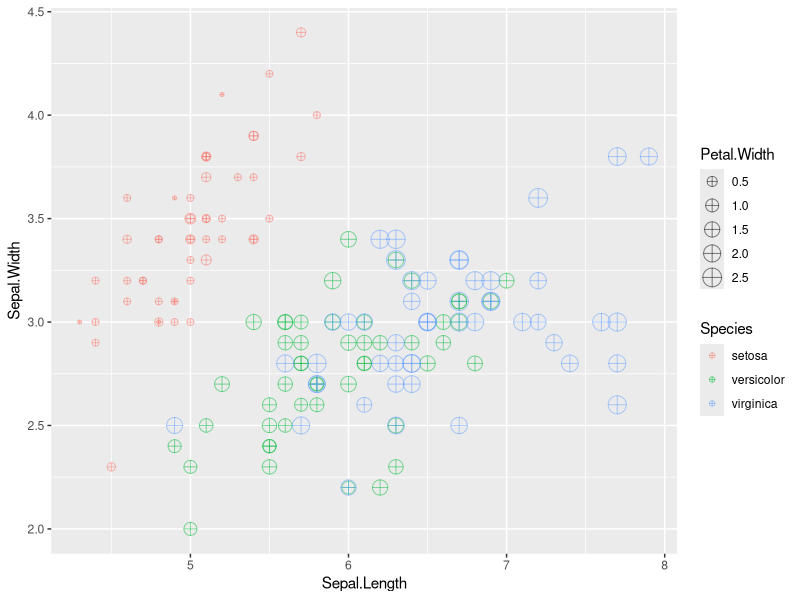
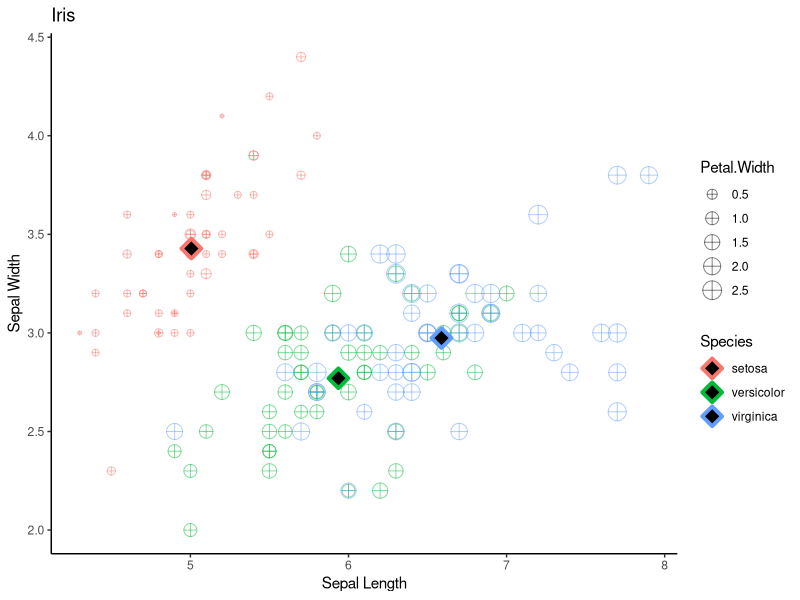

The R script that drew these images, in order:
# Postwork Sesión 2.

#### Objetivo

"- Conocer algunas de las bases de datos disponibles en `R`
- Observar algunas características y manipular los DataFrames con `dplyr`
- Realizar visualizaciones con `ggplot`
#### Requisitos

1. Tener instalado R y RStudio
2. Haber realizado el prework y estudiado los ejemplos de la sesión."

#### Desarrollo

"1) Inspecciona el DataSet iris disponible directamente en la librería de ggplot. 
Identifica las variables que contiene y su tipo, asegúrate de que no hayan datos 
faltantes y que los datos se encuentran listos para usarse."

library(dplyr)
library(ggplot2)

iris
str(iris)
#Tipos de variables:
"'data.frame':	150 obs. of  5 variables:
 $ Sepal.Length: num  
 $ Sepal.Width : num  
 $ Petal.Length: num  
 $ Petal.Width : num  
 $ Species     : Factor w/ 3 levels"

dim(iris)
#Comprobar datos completos opción 1. Que la cantidad de casos sea igual al total
complete.cases(iris)
sum(complete.cases(iris))
#Comprobar datos completos opción 2:
any(is.na(iris))

"2) Crea una gráfica de puntos que contenga `Sepal.Lenght` en el eje horizontal, 
`Sepal.Width` en el eje vertical, que identifique `Species` por color y que el 
tamaño de la figura está representado por `Petal.Width`. 
Asegúrate de que la geometría contenga `shape = 10` y `alpha = 0.5`."

iris_plot <- ggplot(iris, aes(x = Sepal.Length, y = Sepal.Width, color = Species, size = Petal.Width )) +
         geom_point(shape = 10, alpha = 0.5)
iris_plot

"3) Crea una tabla llamada `iris_mean` que contenga el promedio de todas las 
variables agrupadas por `Species`."


iris_mean <- iris %>% 
            group_by(Species) %>% 
            summarize_all(mean)
iris_mean

"4) Con esta tabla, agrega a tu gráfica anterior otra geometría de puntos para 
agregar los promedios en la visualización. Asegúrate que el primer argumento de
la geometría sea el nombre de tu tabla y que los parámetros sean `shape = 23`, 
`size = 4`, `fill = 'black'` y `stroke = 2`. También agrega etiquetas, temas y 
los cambios necesarios para mejorar tu visualización."

iris_means_plot <- iris_plot + geom_point(data = iris_mean, shape = 23, size = 4, fill = "black", stroke = 2) +
  labs(title = "Iris", x = "Sepal Length", y = "Sepal Width")+
  theme_classic()

iris_means_plot

